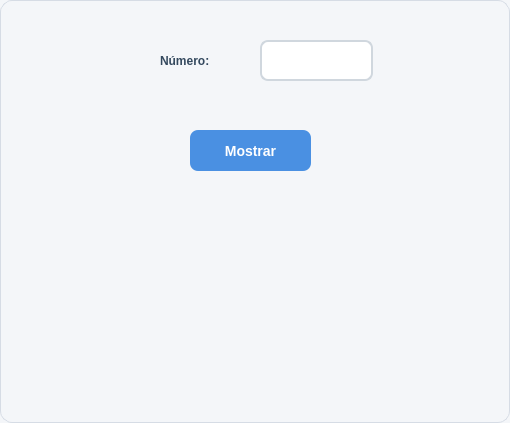
<?xml version="1.0" encoding="UTF-8"?>
<ui version="4.0">
 <class>DialogoEjercicio11</class>
 <widget class="QDialog" name="DialogoEjercicio11">
  <property name="geometry">
   <rect>
    <x>0</x>
    <y>0</y>
    <width>510</width>
    <height>423</height>
   </rect>
  </property>
  <property name="windowTitle">
   <string>Dialog</string>
  </property>
  <property name="styleSheet">
   <string notr="true">/* =========================
   ESTILO GENERAL DEL DIALOG
   ========================= */
QDialog {
    background-color: #f4f6f9;
    border: 1px solid #d6dce5;
    border-radius: 12px;
    font-family: &quot;Segoe UI&quot;;
    font-size: 14px;
    color: #2c3e50;
}

/* =========================
   LABELS
   ========================= */
QLabel {
    color: #34495e;
    font-weight: 500;
    background: transparent;
}

/* =========================
   CAMPOS DE TEXTO
   ========================= */
QLineEdit {
    background-color: #ffffff;
    border: 2px solid #d0d7de;
    border-radius: 8px;
    padding: 8px 10px;
    color: #2c3e50;
    selection-background-color: #4a90e2;
    selection-color: white;
}

/* Cuando el usuario selecciona el campo */
QLineEdit:focus {
    border: 2px solid #4a90e2;
    background-color: #ffffff;
}

/* Campo deshabilitado */
QLineEdit:disabled {
    background-color: #ecf0f1;
    color: #95a5a6;
    border: 2px solid #dfe6e9;
}

/* =========================
   BOTONES
   ========================= */
QPushButton {
    background-color: #4a90e2;
    color: white;
    border: none;
    border-radius: 8px;
    padding: 8px 16px;
    font-size: 14px;
    font-weight: 600;
}

/* Hover */
QPushButton:hover {
    background-color: #357abd;
}

/* Click */
QPushButton:pressed {
    background-color: #2f6da3;
    padding-top: 9px;
    padding-bottom: 7px;
}

/* Botón deshabilitado */
QPushButton:disabled {
    background-color: #bdc3c7;
    color: #ecf0f1;
}

/* =========================
   TOOLTIP OPCIONAL
   ========================= */
QToolTip {
    background-color: #2c3e50;
    color: white;
    border: 1px solid #4a90e2;
    padding: 5px;
    border-radius: 6px;
}</string>
  </property>
  <widget class="QLabel" name="label">
   <property name="geometry">
    <rect>
     <x>160</x>
     <y>50</y>
     <width>91</width>
     <height>21</height>
    </rect>
   </property>
   <property name="font">
    <font>
     <weight>62</weight>
     <bold>true</bold>
    </font>
   </property>
   <property name="text">
    <string>Número:</string>
   </property>
  </widget>
  <widget class="QLineEdit" name="txt_numero">
   <property name="geometry">
    <rect>
     <x>260</x>
     <y>40</y>
     <width>113</width>
     <height>41</height>
    </rect>
   </property>
   <property name="font">
    <font>
     <pointsize>10</pointsize>
     <weight>75</weight>
     <bold>true</bold>
    </font>
   </property>
  </widget>
  <widget class="QPushButton" name="btn_mostrar">
   <property name="geometry">
    <rect>
     <x>190</x>
     <y>130</y>
     <width>121</width>
     <height>41</height>
    </rect>
   </property>
   <property name="text">
    <string>Mostrar</string>
   </property>
  </widget>
  <widget class="QLabel" name="lbl_numeros">
   <property name="geometry">
    <rect>
     <x>30</x>
     <y>240</y>
     <width>461</width>
     <height>41</height>
    </rect>
   </property>
   <property name="font">
    <font>
     <pointsize>10</pointsize>
     <weight>62</weight>
     <bold>true</bold>
    </font>
   </property>
   <property name="text">
    <string/>
   </property>
   <property name="alignment">
    <set>Qt::AlignCenter</set>
   </property>
  </widget>
 </widget>
 <resources/>
 <connections/>
</ui>
